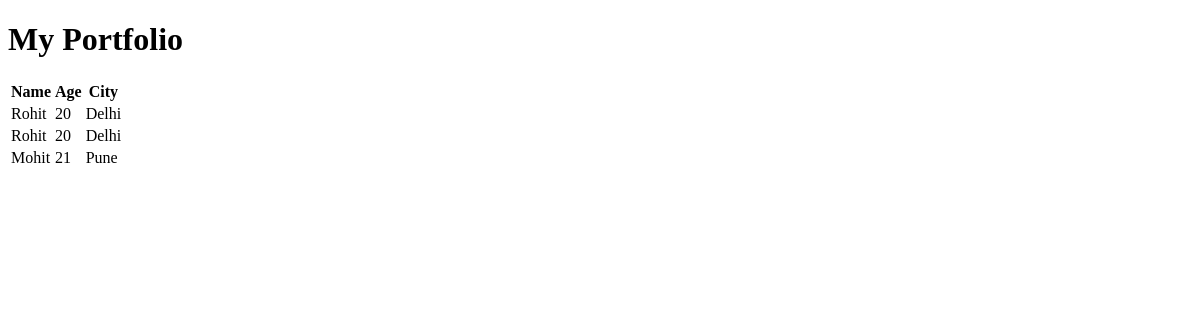
Before: / with the older database file.
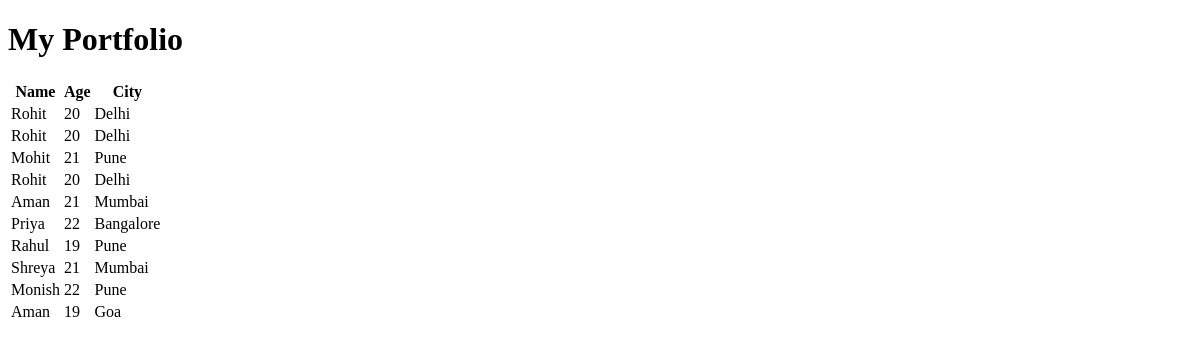
After: the same page with the newer database file.
### portfolio/models.py (models this page shows, shortened)
class Student(models.Model):
    name = models.CharField(max_length=100)
    age=models.IntegerField()
    city=models.CharField(max_length=100)

### portfolio/views.py (the view)
# urls.py: path('',views.student_list,name='student_list')
def student_list(request):
    students=Student.objects.all()
    return render(request,'portfolio/student_list.html',{'students':students})

### portfolio/templates/portfolio/student_list.html (shortened to what this page needs)
<!DOCTYPE html>
<html lang="en">
<head>
</head>
<body>
    <h1>My Portfolio</h1>
    {%if students%}
    <table><thead>
        <tr>
            <th>Name</th>
            <th>Age</th>
            <th>City</th>
        </tr>
    </thead>
    <tbody>
        {%for student in students%}
        <tr>
            <td>{{student.name}}</td>
            <td>{{student.age}}</td>
            <td>{{student.city}}</td>
        </tr>
        {%endfor%}
    </tbody>
    </table>
    {%else%}
    <p>No students found</p>
    {%endif%}
</body>
</html>

Changed rows visible on the page:
added Student: name "Rohit", age "20", city "Delhi"
added Student: name "Aman", age "21", city "Mumbai"
added Student: name "Priya", age "22", city "Bangalore"
added Student: name "Rahul", age "19", city "Pune"
added Student: name "Shreya", age "21", city "Mumbai"
added Student: name "Monish", age "22", city "Pune"
added Student: name "Aman", age "19", city "Goa"
